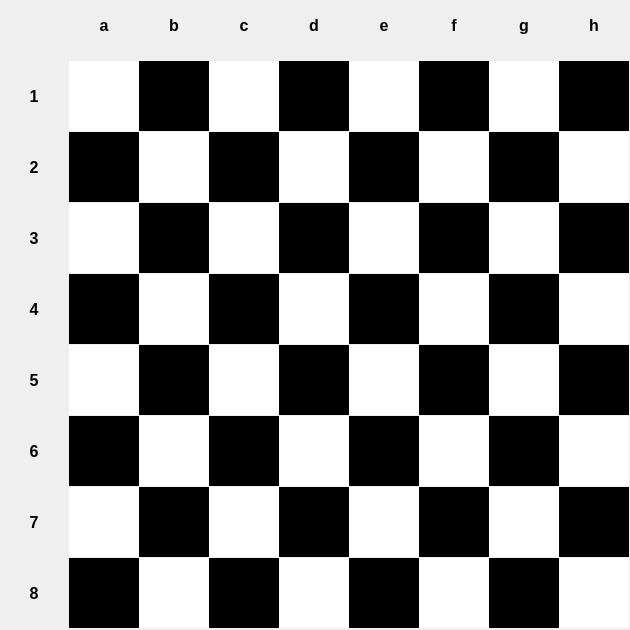
<?xml version="1.0" encoding="UTF-8"?>
<ui version="4.0">
 <class>Form_Board</class>
 <widget class="QWidget" name="Form_Board">
  <property name="geometry">
   <rect>
    <x>0</x>
    <y>0</y>
    <width>630</width>
    <height>630</height>
   </rect>
  </property>
  <property name="minimumSize">
   <size>
    <width>630</width>
    <height>630</height>
   </size>
  </property>
  <property name="maximumSize">
   <size>
    <width>630</width>
    <height>630</height>
   </size>
  </property>
  <property name="windowTitle">
   <string>Form</string>
  </property>
  <widget class="QWidget" name="gridLayoutWidget">
   <property name="geometry">
    <rect>
     <x>-1</x>
     <y>-11</y>
     <width>632</width>
     <height>641</height>
    </rect>
   </property>
   <layout class="QGridLayout" name="gameGridLayout">
    <property name="spacing">
     <number>0</number>
    </property>
    <item row="0" column="0">
     <widget class="QLabel" name="label_nothing">
      <property name="minimumSize">
       <size>
        <width>70</width>
        <height>70</height>
       </size>
      </property>
      <property name="maximumSize">
       <size>
        <width>70</width>
        <height>70</height>
       </size>
      </property>
      <property name="font">
       <font>
        <pointsize>12</pointsize>
        <weight>75</weight>
        <bold>true</bold>
       </font>
      </property>
      <property name="text">
       <string/>
      </property>
      <property name="alignment">
       <set>Qt::AlignCenter</set>
      </property>
     </widget>
    </item>
    <item row="0" column="1">
     <widget class="QLabel" name="label_col_a">
      <property name="minimumSize">
       <size>
        <width>70</width>
        <height>70</height>
       </size>
      </property>
      <property name="maximumSize">
       <size>
        <width>70</width>
        <height>70</height>
       </size>
      </property>
      <property name="font">
       <font>
        <pointsize>12</pointsize>
        <weight>75</weight>
        <bold>true</bold>
       </font>
      </property>
      <property name="text">
       <string>a</string>
      </property>
      <property name="alignment">
       <set>Qt::AlignCenter</set>
      </property>
     </widget>
    </item>
    <item row="0" column="2">
     <widget class="QLabel" name="label_col_b">
      <property name="minimumSize">
       <size>
        <width>70</width>
        <height>70</height>
       </size>
      </property>
      <property name="maximumSize">
       <size>
        <width>70</width>
        <height>70</height>
       </size>
      </property>
      <property name="font">
       <font>
        <pointsize>12</pointsize>
        <weight>75</weight>
        <bold>true</bold>
       </font>
      </property>
      <property name="text">
       <string>b</string>
      </property>
      <property name="alignment">
       <set>Qt::AlignCenter</set>
      </property>
     </widget>
    </item>
    <item row="0" column="3">
     <widget class="QLabel" name="label_col_c">
      <property name="minimumSize">
       <size>
        <width>70</width>
        <height>70</height>
       </size>
      </property>
      <property name="maximumSize">
       <size>
        <width>70</width>
        <height>70</height>
       </size>
      </property>
      <property name="font">
       <font>
        <pointsize>12</pointsize>
        <weight>75</weight>
        <bold>true</bold>
       </font>
      </property>
      <property name="text">
       <string>c</string>
      </property>
      <property name="alignment">
       <set>Qt::AlignCenter</set>
      </property>
     </widget>
    </item>
    <item row="0" column="4">
     <widget class="QLabel" name="label_col_d">
      <property name="minimumSize">
       <size>
        <width>70</width>
        <height>70</height>
       </size>
      </property>
      <property name="maximumSize">
       <size>
        <width>70</width>
        <height>70</height>
       </size>
      </property>
      <property name="font">
       <font>
        <pointsize>12</pointsize>
        <weight>75</weight>
        <bold>true</bold>
       </font>
      </property>
      <property name="text">
       <string>d</string>
      </property>
      <property name="alignment">
       <set>Qt::AlignCenter</set>
      </property>
     </widget>
    </item>
    <item row="0" column="5">
     <widget class="QLabel" name="label_col_e">
      <property name="minimumSize">
       <size>
        <width>70</width>
        <height>70</height>
       </size>
      </property>
      <property name="maximumSize">
       <size>
        <width>70</width>
        <height>70</height>
       </size>
      </property>
      <property name="font">
       <font>
        <pointsize>12</pointsize>
        <weight>75</weight>
        <bold>true</bold>
       </font>
      </property>
      <property name="text">
       <string>e</string>
      </property>
      <property name="alignment">
       <set>Qt::AlignCenter</set>
      </property>
     </widget>
    </item>
    <item row="0" column="6">
     <widget class="QLabel" name="label_col_f">
      <property name="minimumSize">
       <size>
        <width>70</width>
        <height>70</height>
       </size>
      </property>
      <property name="maximumSize">
       <size>
        <width>70</width>
        <height>70</height>
       </size>
      </property>
      <property name="font">
       <font>
        <pointsize>12</pointsize>
        <weight>75</weight>
        <bold>true</bold>
       </font>
      </property>
      <property name="text">
       <string>f</string>
      </property>
      <property name="alignment">
       <set>Qt::AlignCenter</set>
      </property>
     </widget>
    </item>
    <item row="0" column="7">
     <widget class="QLabel" name="label_col_g">
      <property name="minimumSize">
       <size>
        <width>70</width>
        <height>70</height>
       </size>
      </property>
      <property name="maximumSize">
       <size>
        <width>70</width>
        <height>70</height>
       </size>
      </property>
      <property name="font">
       <font>
        <pointsize>12</pointsize>
        <weight>75</weight>
        <bold>true</bold>
       </font>
      </property>
      <property name="text">
       <string>g</string>
      </property>
      <property name="alignment">
       <set>Qt::AlignCenter</set>
      </property>
     </widget>
    </item>
    <item row="0" column="8">
     <widget class="QLabel" name="label_col_h">
      <property name="minimumSize">
       <size>
        <width>70</width>
        <height>70</height>
       </size>
      </property>
      <property name="maximumSize">
       <size>
        <width>70</width>
        <height>70</height>
       </size>
      </property>
      <property name="font">
       <font>
        <pointsize>12</pointsize>
        <weight>75</weight>
        <bold>true</bold>
       </font>
      </property>
      <property name="text">
       <string>h</string>
      </property>
      <property name="alignment">
       <set>Qt::AlignCenter</set>
      </property>
     </widget>
    </item>
    <item row="1" column="0">
     <widget class="QLabel" name="label_row_8">
      <property name="minimumSize">
       <size>
        <width>70</width>
        <height>70</height>
       </size>
      </property>
      <property name="maximumSize">
       <size>
        <width>70</width>
        <height>70</height>
       </size>
      </property>
      <property name="font">
       <font>
        <pointsize>12</pointsize>
        <weight>75</weight>
        <bold>true</bold>
       </font>
      </property>
      <property name="text">
       <string>1</string>
      </property>
      <property name="alignment">
       <set>Qt::AlignCenter</set>
      </property>
     </widget>
    </item>
    <item row="2" column="0">
     <widget class="QLabel" name="label_row_7">
      <property name="minimumSize">
       <size>
        <width>70</width>
        <height>70</height>
       </size>
      </property>
      <property name="maximumSize">
       <size>
        <width>70</width>
        <height>70</height>
       </size>
      </property>
      <property name="font">
       <font>
        <pointsize>12</pointsize>
        <weight>75</weight>
        <bold>true</bold>
       </font>
      </property>
      <property name="text">
       <string>2</string>
      </property>
      <property name="alignment">
       <set>Qt::AlignCenter</set>
      </property>
     </widget>
    </item>
    <item row="3" column="0">
     <widget class="QLabel" name="label_raw_6">
      <property name="minimumSize">
       <size>
        <width>70</width>
        <height>70</height>
       </size>
      </property>
      <property name="maximumSize">
       <size>
        <width>70</width>
        <height>70</height>
       </size>
      </property>
      <property name="font">
       <font>
        <pointsize>12</pointsize>
        <weight>75</weight>
        <bold>true</bold>
       </font>
      </property>
      <property name="text">
       <string>3</string>
      </property>
      <property name="alignment">
       <set>Qt::AlignCenter</set>
      </property>
     </widget>
    </item>
    <item row="4" column="0">
     <widget class="QLabel" name="label_row_5">
      <property name="minimumSize">
       <size>
        <width>70</width>
        <height>70</height>
       </size>
      </property>
      <property name="maximumSize">
       <size>
        <width>70</width>
        <height>70</height>
       </size>
      </property>
      <property name="font">
       <font>
        <pointsize>12</pointsize>
        <weight>75</weight>
        <bold>true</bold>
       </font>
      </property>
      <property name="text">
       <string>4</string>
      </property>
      <property name="alignment">
       <set>Qt::AlignCenter</set>
      </property>
     </widget>
    </item>
    <item row="5" column="0">
     <widget class="QLabel" name="label_row_4">
      <property name="minimumSize">
       <size>
        <width>70</width>
        <height>70</height>
       </size>
      </property>
      <property name="maximumSize">
       <size>
        <width>70</width>
        <height>70</height>
       </size>
      </property>
      <property name="font">
       <font>
        <pointsize>12</pointsize>
        <weight>75</weight>
        <bold>true</bold>
       </font>
      </property>
      <property name="text">
       <string>5</string>
      </property>
      <property name="alignment">
       <set>Qt::AlignCenter</set>
      </property>
     </widget>
    </item>
    <item row="6" column="0">
     <widget class="QLabel" name="label_row_3">
      <property name="minimumSize">
       <size>
        <width>70</width>
        <height>70</height>
       </size>
      </property>
      <property name="maximumSize">
       <size>
        <width>70</width>
        <height>70</height>
       </size>
      </property>
      <property name="font">
       <font>
        <pointsize>12</pointsize>
        <weight>75</weight>
        <bold>true</bold>
       </font>
      </property>
      <property name="text">
       <string>6</string>
      </property>
      <property name="alignment">
       <set>Qt::AlignCenter</set>
      </property>
     </widget>
    </item>
    <item row="7" column="0">
     <widget class="QLabel" name="label_row_2">
      <property name="minimumSize">
       <size>
        <width>70</width>
        <height>70</height>
       </size>
      </property>
      <property name="maximumSize">
       <size>
        <width>70</width>
        <height>70</height>
       </size>
      </property>
      <property name="font">
       <font>
        <pointsize>12</pointsize>
        <weight>75</weight>
        <bold>true</bold>
       </font>
      </property>
      <property name="text">
       <string>7</string>
      </property>
      <property name="alignment">
       <set>Qt::AlignCenter</set>
      </property>
     </widget>
    </item>
    <item row="8" column="0">
     <widget class="QLabel" name="label_row_1">
      <property name="minimumSize">
       <size>
        <width>70</width>
        <height>70</height>
       </size>
      </property>
      <property name="maximumSize">
       <size>
        <width>70</width>
        <height>70</height>
       </size>
      </property>
      <property name="font">
       <font>
        <pointsize>12</pointsize>
        <weight>75</weight>
        <bold>true</bold>
       </font>
      </property>
      <property name="text">
       <string>8</string>
      </property>
      <property name="alignment">
       <set>Qt::AlignCenter</set>
      </property>
     </widget>
    </item>
    <item row="1" column="1">
     <widget class="QWidget" name="widget_a8" native="true">
      <property name="styleSheet">
       <string notr="true">background-color: rgb(255,255,255)</string>
      </property>
     </widget>
    </item>
    <item row="1" column="2">
     <widget class="QWidget" name="widget_b8" native="true">
      <property name="styleSheet">
       <string notr="true">background-color: rgb(0,0,0)</string>
      </property>
     </widget>
    </item>
    <item row="1" column="3">
     <widget class="QWidget" name="widget_c8" native="true">
      <property name="styleSheet">
       <string notr="true">background-color: rgb(255,255,255)</string>
      </property>
     </widget>
    </item>
    <item row="1" column="4">
     <widget class="QWidget" name="widget_d8" native="true">
      <property name="styleSheet">
       <string notr="true">background-color: rgb(0,0,0)</string>
      </property>
     </widget>
    </item>
    <item row="1" column="5">
     <widget class="QWidget" name="widget_e8" native="true">
      <property name="styleSheet">
       <string notr="true">background-color: rgb(255,255,255)</string>
      </property>
     </widget>
    </item>
    <item row="1" column="6">
     <widget class="QWidget" name="widget_f8" native="true">
      <property name="styleSheet">
       <string notr="true">background-color: rgb(0,0,0)</string>
      </property>
     </widget>
    </item>
    <item row="1" column="7">
     <widget class="QWidget" name="widget_g8" native="true">
      <property name="styleSheet">
       <string notr="true">background-color: rgb(255,255,255)</string>
      </property>
     </widget>
    </item>
    <item row="1" column="8">
     <widget class="QWidget" name="widget_h8" native="true">
      <property name="styleSheet">
       <string notr="true">background-color: rgb(0,0,0)</string>
      </property>
     </widget>
    </item>
    <item row="2" column="1">
     <widget class="QWidget" name="widget_a7" native="true">
      <property name="styleSheet">
       <string notr="true">background-color: rgb(0,0,0)</string>
      </property>
     </widget>
    </item>
    <item row="2" column="2">
     <widget class="QWidget" name="widget_b7" native="true">
      <property name="styleSheet">
       <string notr="true">background-color: rgb(255,255,255)</string>
      </property>
     </widget>
    </item>
    <item row="2" column="3">
     <widget class="QWidget" name="widget_c7" native="true">
      <property name="styleSheet">
       <string notr="true">background-color: rgb(0,0,0)</string>
      </property>
     </widget>
    </item>
    <item row="2" column="5">
     <widget class="QWidget" name="widget_e7" native="true">
      <property name="styleSheet">
       <string notr="true">background-color: rgb(0,0,0)</string>
      </property>
     </widget>
    </item>
    <item row="2" column="6">
     <widget class="QWidget" name="widget_f7" native="true">
      <property name="styleSheet">
       <string notr="true">background-color: rgb(255,255,255)</string>
      </property>
     </widget>
    </item>
    <item row="2" column="7">
     <widget class="QWidget" name="widget_g7" native="true">
      <property name="styleSheet">
       <string notr="true">background-color: rgb(0,0,0)</string>
      </property>
     </widget>
    </item>
    <item row="2" column="8">
     <widget class="QWidget" name="widget_h7" native="true">
      <property name="styleSheet">
       <string notr="true">background-color: rgb(255,255,255)</string>
      </property>
     </widget>
    </item>
    <item row="3" column="1">
     <widget class="QWidget" name="widget_a6" native="true">
      <property name="styleSheet">
       <string notr="true">background-color: rgb(255,255,255)</string>
      </property>
     </widget>
    </item>
    <item row="3" column="2">
     <widget class="QWidget" name="widget_b6" native="true">
      <property name="styleSheet">
       <string notr="true">background-color: rgb(0,0,0)</string>
      </property>
     </widget>
    </item>
    <item row="3" column="3">
     <widget class="QWidget" name="widget_c6" native="true">
      <property name="styleSheet">
       <string notr="true">background-color: rgb(255,255,255)</string>
      </property>
     </widget>
    </item>
    <item row="3" column="4">
     <widget class="QWidget" name="widget_d6" native="true">
      <property name="styleSheet">
       <string notr="true">background-color: rgb(0,0,0)</string>
      </property>
     </widget>
    </item>
    <item row="4" column="8">
     <widget class="QWidget" name="widget_h5" native="true">
      <property name="styleSheet">
       <string notr="true">background-color: rgb(255,255,255)</string>
      </property>
     </widget>
    </item>
    <item row="8" column="1">
     <widget class="QWidget" name="widget_a1" native="true">
      <property name="styleSheet">
       <string notr="true">background-color: rgb(0,0,0)</string>
      </property>
     </widget>
    </item>
    <item row="7" column="1">
     <widget class="QWidget" name="widget_a2" native="true">
      <property name="styleSheet">
       <string notr="true">background-color: rgb(255,255,255)</string>
      </property>
     </widget>
    </item>
    <item row="6" column="1">
     <widget class="QWidget" name="widget_a3" native="true">
      <property name="styleSheet">
       <string notr="true">background-color: rgb(0,0,0)</string>
      </property>
     </widget>
    </item>
    <item row="5" column="1">
     <widget class="QWidget" name="widget_a4" native="true">
      <property name="styleSheet">
       <string notr="true">background-color: rgb(255,255,255)</string>
      </property>
     </widget>
    </item>
    <item row="4" column="1">
     <widget class="QWidget" name="widget_a5" native="true">
      <property name="styleSheet">
       <string notr="true">background-color: rgb(0,0,0)</string>
      </property>
     </widget>
    </item>
    <item row="8" column="2">
     <widget class="QWidget" name="widget_b1" native="true">
      <property name="styleSheet">
       <string notr="true">background-color: rgb(255,255,255)</string>
      </property>
     </widget>
    </item>
    <item row="7" column="2">
     <widget class="QWidget" name="widget_b2" native="true">
      <property name="styleSheet">
       <string notr="true">background-color: rgb(0,0,0)</string>
      </property>
     </widget>
    </item>
    <item row="6" column="2">
     <widget class="QWidget" name="widget_b3" native="true">
      <property name="styleSheet">
       <string notr="true">background-color: rgb(255,255,255)</string>
      </property>
     </widget>
    </item>
    <item row="5" column="2">
     <widget class="QWidget" name="widget_b4" native="true">
      <property name="styleSheet">
       <string notr="true">background-color: rgb(0,0,0)</string>
      </property>
     </widget>
    </item>
    <item row="4" column="2">
     <widget class="QWidget" name="widget_b5" native="true">
      <property name="styleSheet">
       <string notr="true">background-color: rgb(255,255,255)</string>
      </property>
     </widget>
    </item>
    <item row="7" column="3">
     <widget class="QWidget" name="widget_c2" native="true">
      <property name="styleSheet">
       <string notr="true">background-color: rgb(255,255,255)</string>
      </property>
     </widget>
    </item>
    <item row="6" column="3">
     <widget class="QWidget" name="widget_c3" native="true">
      <property name="styleSheet">
       <string notr="true">background-color: rgb(0,0,0)</string>
      </property>
     </widget>
    </item>
    <item row="4" column="3">
     <widget class="QWidget" name="widget_c5" native="true">
      <property name="styleSheet">
       <string notr="true">background-color: rgb(0,0,0)</string>
      </property>
     </widget>
    </item>
    <item row="5" column="3">
     <widget class="QWidget" name="widget_c4" native="true">
      <property name="styleSheet">
       <string notr="true">background-color: rgb(255,255,255)</string>
      </property>
     </widget>
    </item>
    <item row="8" column="4">
     <widget class="QWidget" name="widget_d1" native="true">
      <property name="styleSheet">
       <string notr="true">background-color: rgb(255,255,255)</string>
      </property>
     </widget>
    </item>
    <item row="7" column="4">
     <widget class="QWidget" name="widget_d2" native="true">
      <property name="styleSheet">
       <string notr="true">background-color: rgb(0,0,0)</string>
      </property>
     </widget>
    </item>
    <item row="6" column="4">
     <widget class="QWidget" name="widget_d3" native="true">
      <property name="styleSheet">
       <string notr="true">background-color: rgb(255,255,255)</string>
      </property>
     </widget>
    </item>
    <item row="4" column="4">
     <widget class="QWidget" name="widget_d5" native="true">
      <property name="styleSheet">
       <string notr="true">background-color: rgb(255,255,255)</string>
      </property>
     </widget>
    </item>
    <item row="5" column="4">
     <widget class="QWidget" name="widget_d4" native="true">
      <property name="styleSheet">
       <string notr="true">background-color: rgb(0,0,0)</string>
      </property>
     </widget>
    </item>
    <item row="8" column="5">
     <widget class="QWidget" name="widget_e1" native="true">
      <property name="styleSheet">
       <string notr="true">background-color: rgb(0,0,0)</string>
      </property>
     </widget>
    </item>
    <item row="7" column="5">
     <widget class="QWidget" name="widget_e2" native="true">
      <property name="styleSheet">
       <string notr="true">background-color: rgb(255,255,255)</string>
      </property>
     </widget>
    </item>
    <item row="6" column="5">
     <widget class="QWidget" name="widget_e3" native="true">
      <property name="styleSheet">
       <string notr="true">background-color: rgb(0,0,0)</string>
      </property>
     </widget>
    </item>
    <item row="5" column="5">
     <widget class="QWidget" name="widget_e4" native="true">
      <property name="styleSheet">
       <string notr="true">background-color: rgb(255,255,255)</string>
      </property>
     </widget>
    </item>
    <item row="4" column="5">
     <widget class="QWidget" name="widget_e5" native="true">
      <property name="styleSheet">
       <string notr="true">background-color: rgb(0,0,0)</string>
      </property>
     </widget>
    </item>
    <item row="8" column="6">
     <widget class="QWidget" name="widget_f1" native="true">
      <property name="styleSheet">
       <string notr="true">background-color: rgb(255,255,255)</string>
      </property>
     </widget>
    </item>
    <item row="3" column="5">
     <widget class="QWidget" name="widget_e6" native="true">
      <property name="styleSheet">
       <string notr="true">background-color: rgb(255,255,255)</string>
      </property>
     </widget>
    </item>
    <item row="7" column="6">
     <widget class="QWidget" name="widget_f2" native="true">
      <property name="styleSheet">
       <string notr="true">background-color: rgb(0,0,0)</string>
      </property>
     </widget>
    </item>
    <item row="6" column="6">
     <widget class="QWidget" name="widget_f3" native="true">
      <property name="styleSheet">
       <string notr="true">background-color: rgb(255,255,255)</string>
      </property>
     </widget>
    </item>
    <item row="5" column="6">
     <widget class="QWidget" name="widget_f4" native="true">
      <property name="styleSheet">
       <string notr="true">background-color: rgb(0,0,0)</string>
      </property>
     </widget>
    </item>
    <item row="4" column="6">
     <widget class="QWidget" name="widget_f5" native="true">
      <property name="styleSheet">
       <string notr="true">background-color: rgb(255,255,255)</string>
      </property>
     </widget>
    </item>
    <item row="3" column="6">
     <widget class="QWidget" name="widget_f6" native="true">
      <property name="styleSheet">
       <string notr="true">background-color: rgb(0,0,0)</string>
      </property>
     </widget>
    </item>
    <item row="8" column="7">
     <widget class="QWidget" name="widget_g1" native="true">
      <property name="styleSheet">
       <string notr="true">background-color: rgb(0,0,0)</string>
      </property>
     </widget>
    </item>
    <item row="6" column="7">
     <widget class="QWidget" name="widget_g3" native="true">
      <property name="styleSheet">
       <string notr="true">background-color: rgb(0,0,0)</string>
      </property>
     </widget>
    </item>
    <item row="7" column="7">
     <widget class="QWidget" name="widget_g2" native="true">
      <property name="styleSheet">
       <string notr="true">background-color: rgb(255,255,255)</string>
      </property>
     </widget>
    </item>
    <item row="5" column="7">
     <widget class="QWidget" name="widget_g4" native="true">
      <property name="styleSheet">
       <string notr="true">background-color: rgb(255,255,255)</string>
      </property>
     </widget>
    </item>
    <item row="4" column="7">
     <widget class="QWidget" name="widget_g5" native="true">
      <property name="styleSheet">
       <string notr="true">background-color: rgb(0,0,0)</string>
      </property>
     </widget>
    </item>
    <item row="3" column="7">
     <widget class="QWidget" name="widget_g6" native="true">
      <property name="styleSheet">
       <string notr="true">background-color: rgb(255,255,255)</string>
      </property>
     </widget>
    </item>
    <item row="8" column="8">
     <widget class="QWidget" name="widget_h1" native="true">
      <property name="styleSheet">
       <string notr="true">background-color: rgb(255,255,255)</string>
      </property>
     </widget>
    </item>
    <item row="7" column="8">
     <widget class="QWidget" name="widget_h2" native="true">
      <property name="styleSheet">
       <string notr="true">background-color: rgb(0,0,0)</string>
      </property>
     </widget>
    </item>
    <item row="6" column="8">
     <widget class="QWidget" name="widget_h3" native="true">
      <property name="styleSheet">
       <string notr="true">background-color: rgb(255,255,255)</string>
      </property>
     </widget>
    </item>
    <item row="5" column="8">
     <widget class="QWidget" name="widget_h4" native="true">
      <property name="styleSheet">
       <string notr="true">background-color: rgb(0,0,0)</string>
      </property>
     </widget>
    </item>
    <item row="3" column="8">
     <widget class="QWidget" name="widget_h6" native="true">
      <property name="styleSheet">
       <string notr="true">background-color: rgb(0,0,0)</string>
      </property>
     </widget>
    </item>
    <item row="2" column="4">
     <widget class="QWidget" name="widget_d7" native="true">
      <property name="styleSheet">
       <string notr="true">background-color: rgb(255,255,255)</string>
      </property>
     </widget>
    </item>
    <item row="8" column="3">
     <widget class="QWidget" name="widget_c1" native="true">
      <property name="styleSheet">
       <string notr="true">background-color: rgb(0,0,0)</string>
      </property>
     </widget>
    </item>
   </layout>
  </widget>
  <widget class="QGraphicsView" name="graphicsView">
   <property name="geometry">
    <rect>
     <x>70</x>
     <y>60</y>
     <width>561</width>
     <height>561</height>
    </rect>
   </property>
   <property name="styleSheet">
    <string notr="true">background-color: rgba(255,255,255,0)</string>
   </property>
   <property name="frameShape">
    <enum>QFrame::NoFrame</enum>
   </property>
   <property name="frameShadow">
    <enum>QFrame::Plain</enum>
   </property>
   <property name="lineWidth">
    <number>0</number>
   </property>
   <property name="backgroundBrush">
    <brush brushstyle="NoBrush">
     <color alpha="255">
      <red>0</red>
      <green>0</green>
      <blue>0</blue>
     </color>
    </brush>
   </property>
   <property name="foregroundBrush">
    <brush brushstyle="NoBrush">
     <color alpha="255">
      <red>0</red>
      <green>0</green>
      <blue>0</blue>
     </color>
    </brush>
   </property>
   <property name="interactive">
    <bool>true</bool>
   </property>
   <property name="transformationAnchor">
    <enum>QGraphicsView::AnchorUnderMouse</enum>
   </property>
   <property name="viewportUpdateMode">
    <enum>QGraphicsView::FullViewportUpdate</enum>
   </property>
  </widget>
 </widget>
 <resources/>
 <connections/>
</ui>
